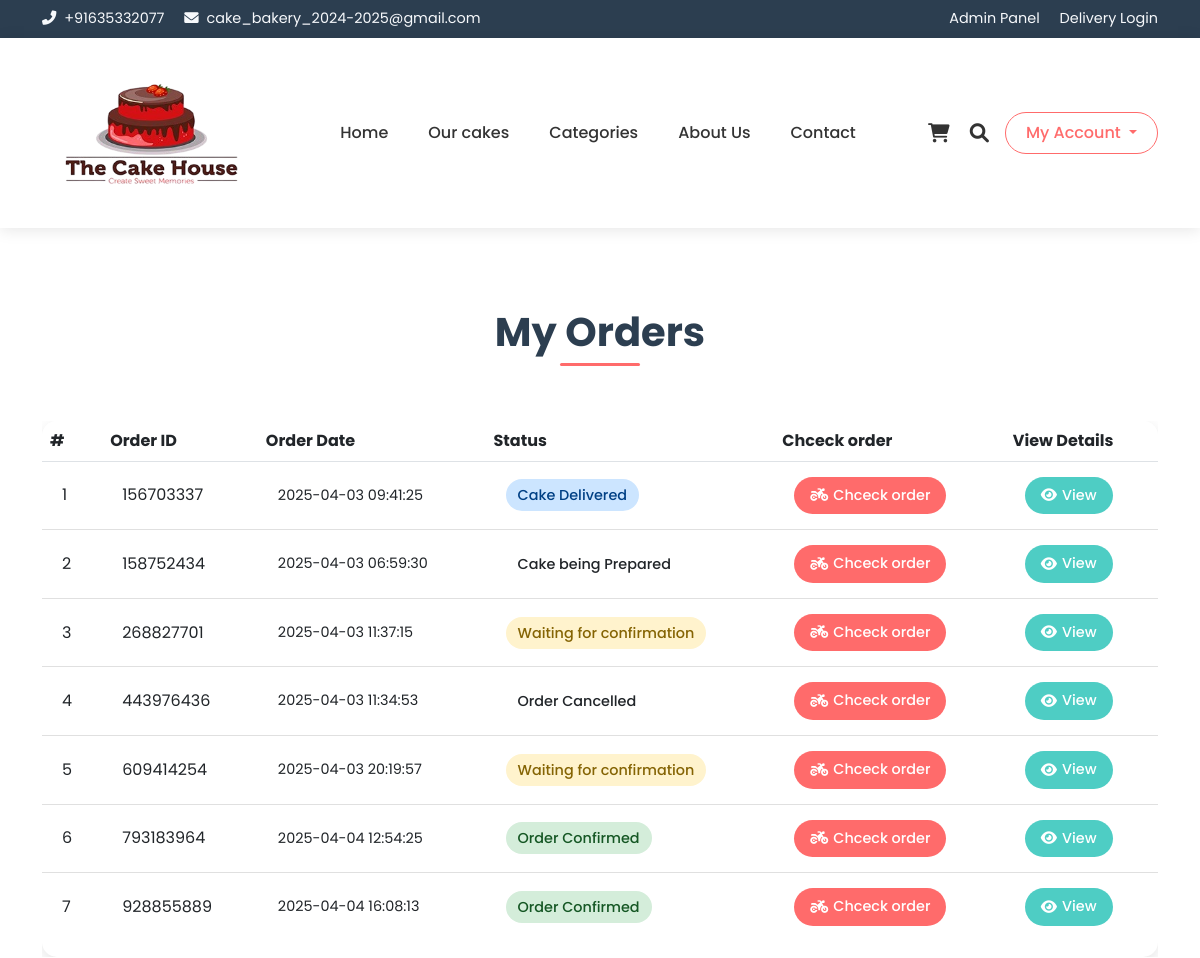
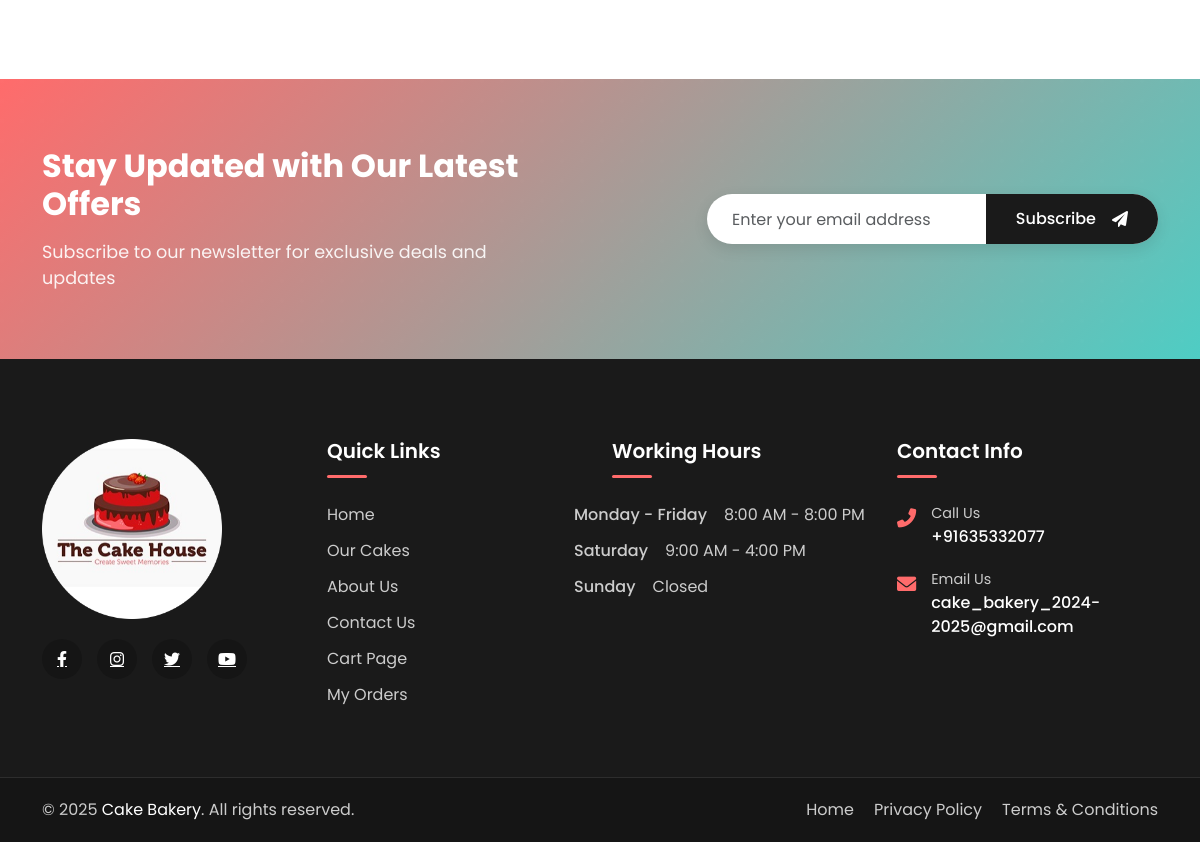
Screenshot of /my-order.php (signed in) with the database file from the repository (2 pictures, top to bottom).
### tables this page shows
CREATE TABLE `tblpage` (
  `ID` int(10) NOT NULL,
  `PageType` varchar(200) DEFAULT NULL,
  `PageTitle` varchar(200) DEFAULT NULL,
  `PageDescription` mediumtext DEFAULT NULL,
  `Email` varchar(200) DEFAULT NULL,
  `MobileNumber` bigint(10) DEFAULT NULL,
  `UpdationDate` timestamp NOT NULL DEFAULT current_timestamp() ON UPDATE current_timestamp()
);

CREATE TABLE `tblorderaddresses` (
  `ID` int(11) NOT NULL,
  `UserId` char(100) DEFAULT NULL,
  `Ordernumber` varchar(50) DEFAULT NULL,
  `Flatnobuldngno` varchar(255) DEFAULT NULL,
  `StreetName` varchar(255) DEFAULT NULL,
  `Area` varchar(255) DEFAULT NULL,
  `Landmark` varchar(255) DEFAULT NULL,
  `City` varchar(255) DEFAULT NULL,
  `OrderTime` timestamp NOT NULL DEFAULT current_timestamp(),
  `OrderFinalStatus` varchar(255) DEFAULT NULL
);

### my-order.php (the view, shortened to what this page needs)
<?php
    include_once 'includes/dbconnection.php';
    if (strlen($_SESSION['fosuid'] == 0)) {
        header('location:logout.php');
    } else {
    ?>
<!DOCTYPE html>
<html lang="en">
<head>
    <link href="https://cdn.jsdelivr.net/npm/bootstrap@5.3.0/dist/css/bootstrap.min.css" rel="stylesheet">
    <link rel="stylesheet" href="https://cdnjs.cloudflare.com/ajax/libs/font-awesome/6.0.0/css/all.min.css">
    <link rel="stylesheet" href="https://cdn.jsdelivr.net/npm/sweetalert2@11.7.32/dist/sweetalert2.min.css">
</head>
<body>
    <?php include_once 'includes/header.php'; ?>
    <section class="orders-section">
        <div class="container">
            <div class="section-title">
                <h2>My Orders</h2>
            </div>
            <div class="table-responsive">
                <div class="orders-table">
                    <table class="table">
                        <thead>
                            <tr>
                                <th>#</th>
                                <th>Order ID</th>
                                <th>Order Date</th>
                                <th>Status</th>
                                <th>Chceck order</th>
                                <th>View Details</th>
                            </tr>
                        </thead>
                        <tbody>
                            <?php
                            $userid = $_SESSION['fosuid'];
                            $query = mysqli_query($con, "select * from tblorderaddresses where UserId='$userid'");
                            $cnt = 1;
                            while ($row = mysqli_fetch_array($query)) {
                                $status = $row['OrderFinalStatus'];
                                $statusClass = '';
                                if ($status == '') {
                                    $status = "Waiting for confirmation";
                                    $statusClass = 'status-pending';
                                } elseif (strpos($status, 'Confirmed') !== false) {
                                    $statusClass = 'status-confirmed';
                                } elseif (strpos($status, 'Delivered') !== false) {
                                    $statusClass = 'status-delivered';
                                }
                            ?>
                            <tr>
                                <td><?php echo $cnt; ?></td>
                                <td><?php echo $row['Ordernumber']; ?></td>
                                <td class="order-date"><?php echo $row['OrderTime']; ?></td>
                                <td><span class="order-status <?php echo $statusClass; ?>"><?php echo $status; ?></span></td>
                                <td>
                                    <a style="  text-decoration: none; " href="javascript:void(0);"
                                       onClick="popUpWindow('trackorder.php?oid=<?php echo htmlentities($row['Ordernumber']); ?>');"
                                       class="action-btn track-btn">
                                        <i class="fas fa-motorcycle"></i> Chceck order
                                    </a>
                                </td>
                                <td>
                                    <a style="  text-decoration: none; " href="order-detail.php?orderid=<?php echo $row['Ordernumber']; ?>"
                                       class="action-btn view-btn">
                                        <i class="fas fa-eye"></i> View
                                    </a>
                                </td>
                            </tr>
                            <?php $cnt = $cnt + 1; } ?>
                        </tbody>
                    </table>
                </div>
            </div>
        </div>
    </section>
    <?php include_once 'includes/footer.php'; ?>
</body>
</html><?php }?>

### includes/header.php (shortened to what this page needs)
<!DOCTYPE html>
<html lang="en">
<head>
    <link href="https://cdn.jsdelivr.net/npm/bootstrap@5.3.0/dist/css/bootstrap.min.css" rel="stylesheet">
    <link rel="stylesheet" href="https://cdnjs.cloudflare.com/ajax/libs/font-awesome/6.0.0/css/all.min.css">
</head>
<body>
<header>
    <div class="top-bar">
        <div class="container">
            <div class="row">
                <div class="col-md-6">
                    <?php
                        $ret = mysqli_query($con, "select * from tblpage where PageType='contactus'");
                        while ($row = mysqli_fetch_array($ret)) {
                        ?>
                    <a href="tel:+<?php echo $row['MobileNumber']; ?>" class="me-3">
                        <i class="fas fa-phone-alt me-1"></i> +<?php echo $row['MobileNumber']; ?>
                    </a>
                    <a href="mailto:<?php echo $row['Email']; ?>">
                        <i class="fas fa-envelope me-1"></i>                                                             <?php echo $row['Email']; ?>
                    </a>
                    <?php }?>
                </div>
                <div class="col-md-6 text-end">
                    <a href="admin/index.php" class="me-3">Admin Panel</a>
                    <a href="delivery-boy-login.php">Delivery Login</a>
                </div>
            </div>
        </div>
    </div>
    <div class="main-header">
        <div class="container">
            <nav class="navbar navbar-expand-lg">
                <a class="navbar-brand" href="index.php">
                    <img src="img/logo-cake-removebg-preview.png" alt="cake bakery Logo">
                </a>
                <div class="collapse navbar-collapse" id="navbarMain">
                    <ul class="navbar-nav mx-auto">
                        <li class="nav-item ">
                            <a class="nav-link" href="index.php">Home</a>
                        </li>
                        <li class="nav-item">
                            <a class="nav-link" href="cake.php">Our cakes</a>
                        </li>
                        <li class="nav-item dropdown">
                            <a class="nav-link " href="#" role="button" data-bs-toggle="dropdown" aria-expanded="false">
                                Categories
                            </a>
                        </li>
                        <li class="nav-item">
                            <a class="nav-link" href="about-us.php">About Us</a>
                        </li>
                        <li class="nav-item">
                            <a class="nav-link" href="contact.php">Contact</a>
                        </li>
                    </ul>
                    <div class="header-icons">
                        <a style="text-decoration: none;"  href="cart.php" class="icon-link">
                            <i class="fas fa-shopping-cart"></i>
                        </a>
                        <a style="text-decoration: none;" href="search-cake.php" class="icon-link">
                            <i  class="fas fa-search"></i>
                        </a>
                        <?php if (strlen($_SESSION['fosuid']) == 0) {?>
                            <a href="login.php" class="btn btn-outline-primary btn-custom ms-3">Sign In</a>
                            <a href="registration.php" class="btn btn-primary btn-custom ms-2">Sign Up</a>
                        <?php } else {?>
                            <div class="dropdown ms-3">
                                <button class="btn btn-outline-primary btn-custom dropdown-toggle" type="button" data-bs-toggle="dropdown" aria-expanded="false">
                                    My Account
                                </button>
                            </div>
                        <?php }?>
                    </div>
                </div>
            </nav>
        </div>
    </div>
</header>
</body>
</html>

### includes/footer.php (shortened to what this page needs)
<?php
    include 'includes/dbconnection.php';
?>
<section class="newsletter-section py-5">
    <div class="container">
        <div class="newsletter-wrapper">
            <div class="row justify-content-between align-items-center g-4">
                <div class="col-lg-6">
                    <div class="newsletter-content">
                        <h4 class="newsletter-title">Stay Updated with Our Latest Offers</h4>
                        <p class="newsletter-subtitle">Subscribe to our newsletter for exclusive deals and updates</p>
                    </div>
                </div>
                <div class="col-lg-5">
                    <form method="post" class="newsletter-form">
                        <div class="input-group">
                            <input type="email" class="form-control" placeholder="Enter your email address" name="email" required>
                            <button class="btn btn-subscribe" type="submit" name="sub">
                                Subscribe <i class="fas fa-paper-plane ms-2"></i>
                            </button>
                        </div>
                    </form>
                </div>
            </div>
        </div>
    </div>
</section>
<footer class="footer-section">
    <div class="footer-top">
        <div class="container">
            <div class="row g-4">
                <div class="col-lg-3 col-md-6">
                    <div class="footer-widget about-widget">
                        <img src="img/logo-cake-photoaidcom-cropped.jpg" alt="Footer Logo" class="footer-logo">
                        <div class="social-links">
                            <a href="#" class="social-link"><i class="fab fa-facebook-f"></i></a>
                            <a href="#" class="social-link"><i class="fab fa-instagram"></i></a>
                            <a href="#" class="social-link"><i class="fab fa-twitter"></i></a>
                            <a href="#" class="social-link"><i class="fab fa-youtube"></i></a>
                        </div>
                    </div>
                </div>
                <div class="col-lg-3 col-md-6">
                    <div class="footer-widget">
                        <h5 class="widget-title">Quick Links</h5>
                        <ul class="footer-links">
                            <li><a href="index.php">Home</a></li>
                            <li><a href="cake.php">Our Cakes</a></li>
                            <li><a href="about-us.php">About Us</a></li>
                            <li><a href="contact.php">Contact Us</a></li>
                            <?php if (strlen($_SESSION['fosuid']) > 0) { ?>
                                <li><a href="cart.php">Cart Page</a></li>
                                <li><a href="my-order.php">My Orders</a></li>
                            <?php } ?>
                        </ul>
                    </div>
                </div>
                <div class="col-lg-3 col-md-6">
                    <div class="footer-widget">
                        <h5 class="widget-title">Working Hours</h5>
                        <ul class="working-hours">
                            <li>
                                <span class="day">Monday - Friday</span> &nbsp;&nbsp;&nbsp;&nbsp;
                                <span class="time">8:00 AM - 8:00 PM</span>
                            </li>
                            <li>
                                <span class="day">Saturday</span>&nbsp;&nbsp;&nbsp;&nbsp;
                                <span class="time">9:00 AM - 4:00 PM</span>
                            </li>
                            <li>
                                <span class="day">Sunday</span>&nbsp;&nbsp;&nbsp;&nbsp;
                                <span class="time">Closed</span>
                            </li>
                        </ul>
                    </div>
                </div>
                <div class="col-lg-3 col-md-6">
                    <div class="footer-widget">
                        <h5 class="widget-title">Contact Info</h5>
                        <?php
                        $ret = mysqli_query($con, "select * from tblpage where PageType='contactus' ");
                        while ($row = mysqli_fetch_array($ret)) {
                        ?>
                        <ul class="contact-info">
                            <li>
                                <i class="fas fa-phone-alt"></i>
                                <div class="contact-text">
                                    <span>Call Us</span>
                                    <a href="tel:+<?php echo $row['MobileNumber']; ?>">+<?php echo $row['MobileNumber']; ?></a>
                                </div>
                            </li>
                            <li>
                                <i class="fas fa-envelope"></i>
                                <div class="contact-text">
                                    <span>Email Us</span>
                                    <a href="mailto:<?php echo $row['Email']; ?>"><?php echo $row['Email']; ?></a>
                                </div>
                            </li>
                        </ul>
                        <?php }?>
                    </div>
                </div>
            </div>
        </div>
    </div>
    <div class="footer-bottom">
        <div class="container">
            <div class="row align-items-center">
                <div class="col-md-6">
                    <p class="copyright-text">
                        &copy; <?php echo date('Y'); ?> <a href="index.php">Cake Bakery</a>. All rights reserved.
                    </p>
                </div>
                <div class="col-md-6">
                    <div class="footer-bottom-links">
                        <a href="index.php">Home</a>
                        <a href="#">Privacy Policy</a>
                        <a href="#">Terms & Conditions</a>
                    </div>
                </div>
            </div>
        </div>
    </div>
</footer>

### rows the page displays
tblpage: MobileNumber "91635332077", Email "cake_bakery_2024-2025@gmail.com"
tblorderaddresses: Ordernumber "156703337", OrderTime "2025-04-03 09:41:25", OrderFinalStatus "Cake Delivered"
tblorderaddresses: Ordernumber "158752434", OrderTime "2025-04-03 06:59:30", OrderFinalStatus "Cake being Prepared"
tblorderaddresses: Ordernumber "268827701", OrderTime "2025-04-03 11:37:15", status "Waiting for confirmation"
tblorderaddresses: Ordernumber "443976436", OrderTime "2025-04-03 11:34:53", OrderFinalStatus "Order Cancelled"
tblorderaddresses: Ordernumber "609414254", OrderTime "2025-04-03 20:19:57", status "Waiting for confirmation"
tblorderaddresses: Ordernumber "793183964", OrderTime "2025-04-04 12:54:25", OrderFinalStatus "Order Confirmed"
tblorderaddresses: Ordernumber "928855889", OrderTime "2025-04-04 16:08:13", OrderFinalStatus "Order Confirmed"
